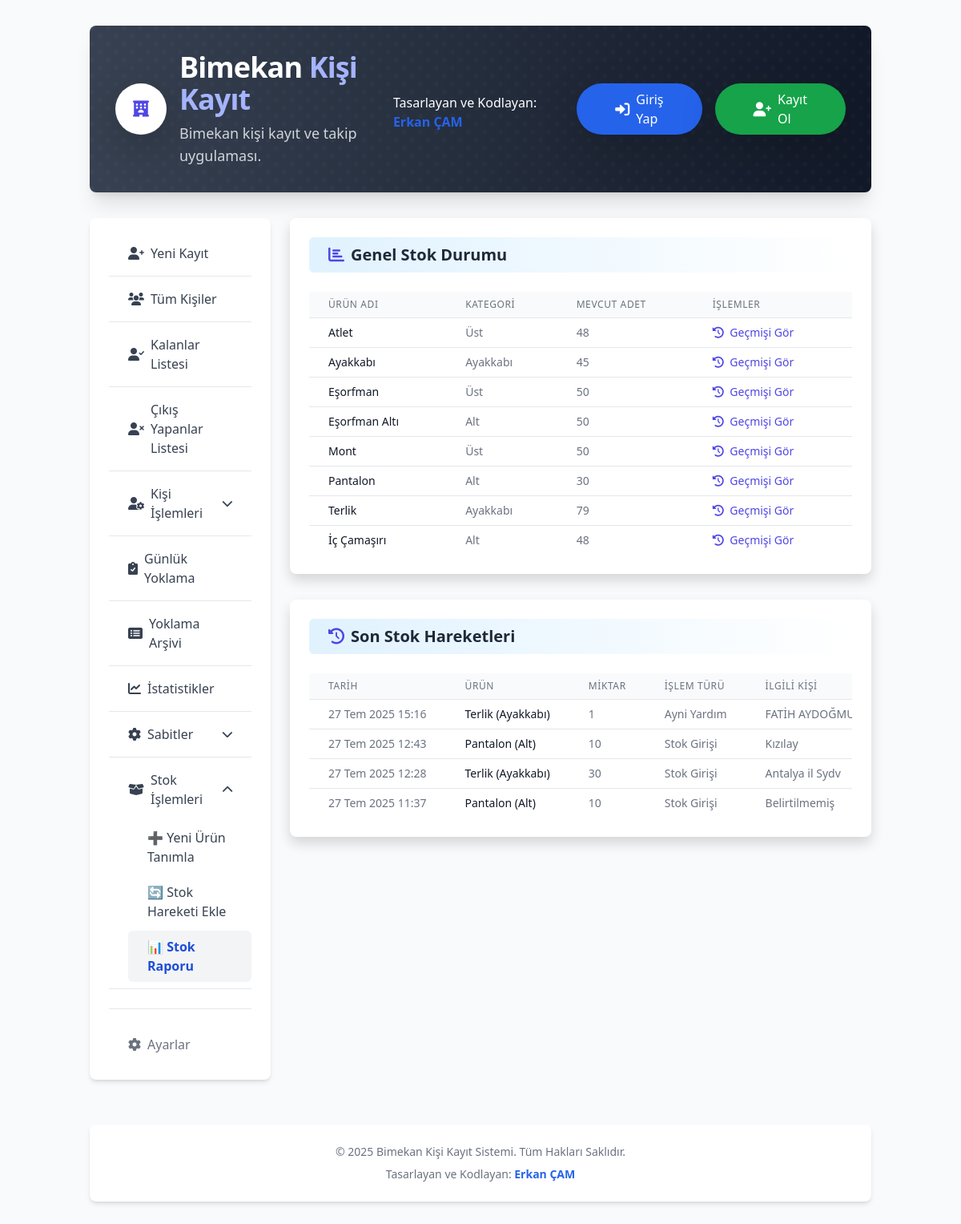
The app's page /stok/rapor/, older data.
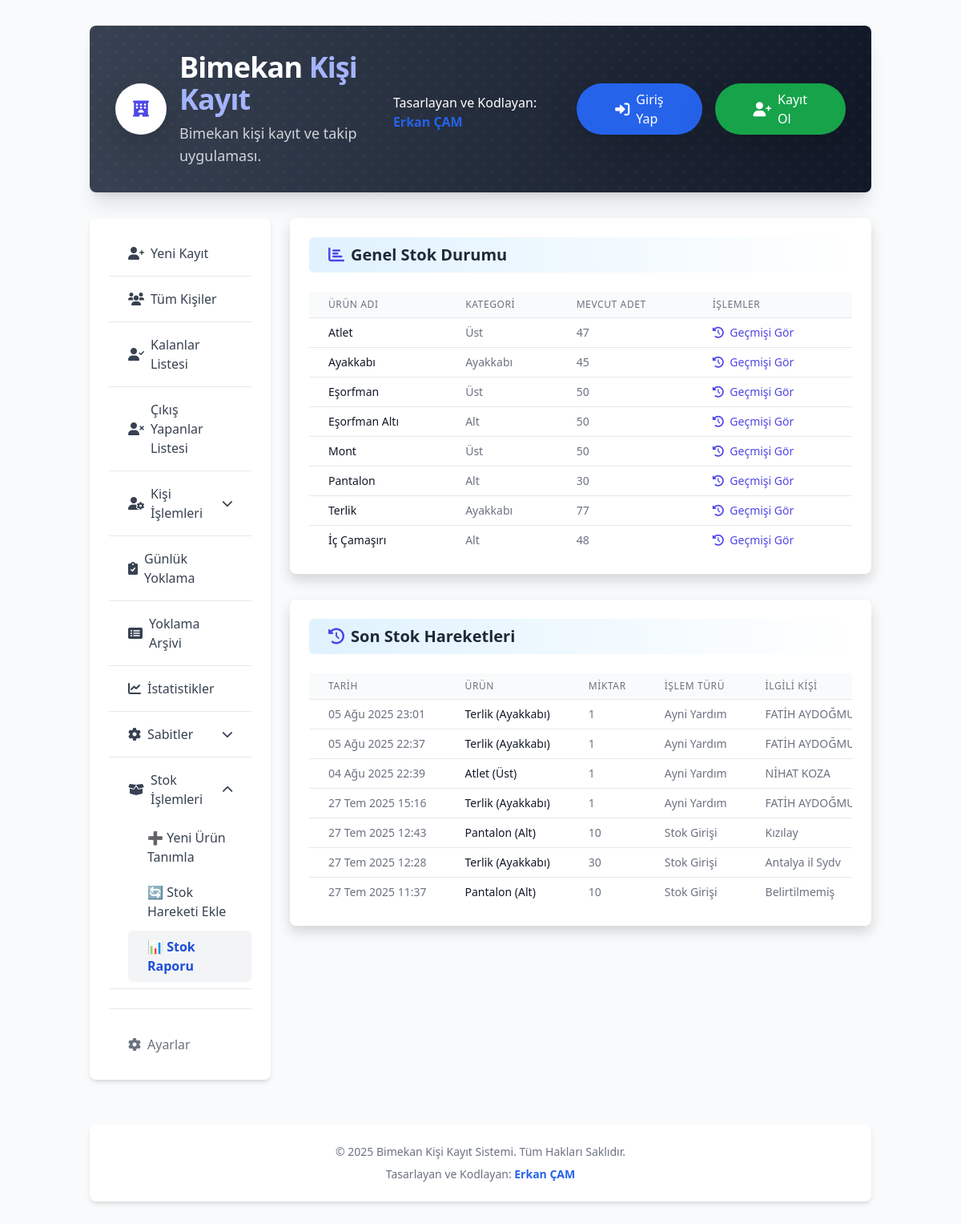
The same page, newer data.
### kayitlar/models.py (models this page shows, shortened)
class GiyimUrunu(models.Model):
    ad = models.ForeignKey(UrunAdi, on_delete=models.CASCADE, verbose_name="Ürün Adı")
    kategori = models.CharField(max_length=50, choices=[("Üst", "Üst"), ("Alt", "Alt"), ("Ayakkabı", "Ayakkabı")], blank=True, verbose_name="Kategori")
    mevcut_adet = models.PositiveIntegerField(default=0, verbose_name="Mevcut Stok") # Bu alan toplam mevcut stoğu tutacak
    aciklama = models.TextField(blank=True, null=True, verbose_name="Açıklama")
    class Meta:
        verbose_name = "Giyim Ürünü"
        verbose_name_plural = "Giyim Ürünleri"
        unique_together = ('ad', 'kategori')

class UrunAdi(models.Model):
    isim = models.CharField(max_length=100, unique=True, verbose_name="Ürün Adı")
    class Meta:
        verbose_name = "Ürün Adı Tanımı"
        verbose_name_plural = "Ürün Adı Tanımları"
        ordering = ['isim'] # İsimlere göre sıralama

class Islem(models.Model):
    misafir = models.ForeignKey(
        Misafir,
        on_delete=models.CASCADE,
        related_name='islemler',
        verbose_name="İlgili Misafir"
    )
    islem_no = models.CharField(
        max_length=35,
        unique=True,
        verbose_name="İşlem Numarası",
        help_text="Otomatik oluşturulan benzersiz işlem numarası"
    )
    islem_turu = models.ForeignKey(
        IslemTuru,
        on_delete=models.PROTECT,
        verbose_name="İşlem Türü"
    )
    islem_zamani = models.DateTimeField(
        default=timezone.now,  # Varsayılan değer olarak şu anki zamanı ayarlayın
        verbose_name="İşlem Zamanı"
    )
    kurum = models.ForeignKey(
        Kurum, on_delete=models.SET_NULL, null=True, blank=True, related_name="islemler")
    aciklama = models.TextField(
        blank=True,
        null=True,
        verbose_name="İşlem Açıklaması",
        help_text="Yapılan işlemle ilgili detaylı açıklama"
    )
    tutar = models.DecimalField(
        max_digits=10,
        decimal_places=2,
        default=0.00,
        verbose_name="Tutar",
        help_text="Yapılan işlemin tutarı"
    )
    urun = models.ForeignKey(
        'GiyimUrunu',
        on_delete=models.SET_NULL,
        null=True,
        blank=True,
        verbose_name="Verilen Ayni Ürün",
        help_text="Eğer işlem türü 'Ayni Yardım' ise verilen ürün"
    )
    miktar = models.PositiveIntegerField(
        null=True,
        blank=True,
        verbose_name="Verilen Ayni Miktar",
        help_text="Eğer işlem türü 'Ayni Yardım' ise verilen ürünün miktarı"
    )
    class Meta:
        verbose_name = "İşlem"
        verbose_name_plural = "İşlemler"
        ordering = ['-islem_zamani']

### kayitlar/views.py (the view, shortened to what this page needs)
# urls.py: path("stok/rapor/", views.stok_raporu, name="stok_raporu"),
def stok_raporu(request):
    genel_stok = GiyimUrunu.objects.all().order_by('ad__isim', 'kategori')
    stok_girisleri = GiyimIslem.objects.filter(islem_turu='Giriş').order_by('-tarih')
    stok_kurum_iadeleri = GiyimIslem.objects.filter(islem_turu='Çıkış').order_by('-tarih') # Yeni eklendi
    ayni_yardim_turu = None
    try:
        ayni_yardim_turu = IslemTuru.objects.get(ad__iexact='Ayni Yardım')
    except IslemTuru.DoesNotExist:
        pass
    stok_misafir_cikis_islemleri = Islem.objects.none() # İsim daha açıklayıcı oldu
    if ayni_yardim_turu:
        stok_misafir_cikis_islemleri = Islem.objects.filter(
            islem_turu=ayni_yardim_turu,
            urun__isnull=False,
            miktar__isnull=False
        ).order_by('-islem_zamani')
    tum_stok_hareketleri = []
    for giris in stok_girisleri:
        tum_stok_hareketleri.append({
            'tarih': giris.tarih,
            'urun_ad': giris.urun.ad.isim,
            'urun_kategori': giris.urun.kategori,
            'miktar': giris.miktar,
            'islem_turu': 'Stok Girişi', # Daha açıklayıcı
            'ilgili_kisi': giris.kaynak_firma if giris.kaynak_firma else 'Belirtilmemiş',
            'aciklama': giris.aciklama,
            'model_type': 'GiyimIslem'
        })
    for cikis in stok_misafir_cikis_islemleri:
        tum_stok_hareketleri.append({
            'tarih': cikis.islem_zamani,
            'urun_ad': cikis.urun.ad.isim,
            'urun_kategori': cikis.urun.kategori,
            'miktar': cikis.miktar,
            'islem_turu': 'Ayni Yardım', # Daha açıklayıcı
            'ilgili_kisi': f"{cikis.misafir.ad} {cikis.misafir.soyad}",
            'aciklama': cikis.aciklama,
            'model_type': 'Islem'
        })
    tum_stok_hareketleri.sort(key=lambda x: x['tarih'], reverse=True)
    context = {
        'genel_stok': genel_stok,
        'son_islemler': tum_stok_hareketleri[:50],
    }
    return render(request, "bimekan/stok_raporu.html", context)

### templates/bimekan/stok_raporu.html (shortened to what the changed rows need)
{% extends 'bimekan/base.html' %}
{% block content %}
<div class="bg-white rounded-lg shadow p-6 max-w-4xl mx-auto mb-8">
    <h2 class="text-xl mb-4 font-bold text-gray-800 bg-gradient-to-r from-sky-100 via-sky-50 to-white px-4 py-2 rounded-md flex items-center">
        <i class="fas fa-chart-bar text-indigo-600 mr-2"></i> Genel Stok Durumu
    </h2>
    <div class="overflow-x-auto">
        <table class="min-w-full divide-y divide-gray-200">
            <thead class="bg-gray-50">
                <tr>
                    <th scope="col" class="px-6 py-2 text-left text-xs font-medium text-gray-500 uppercase tracking-wider">Ürün Adı</th>
                    <th scope="col" class="px-6 py-2 text-left text-xs font-medium text-gray-500 uppercase tracking-wider">Kategori</th>
                    <th scope="col" class="px-6 py-2 text-left text-xs font-medium text-gray-500 uppercase tracking-wider">Mevcut Adet</th>
                    <th scope="col" class="px-6 py-2 text-left text-xs font-medium text-gray-500 uppercase tracking-wider">İşlemler</th>
                </tr>
            </thead>
            <tbody class="bg-white divide-y divide-gray-200">
                {% for urun in genel_stok %}
                <tr>
                    <td class="px-6 py-2 whitespace-nowrap text-sm font-medium text-gray-900">{{ urun.ad.isim }}</td>
                    <td class="px-6 py-2 whitespace-nowrap text-sm text-gray-500">{{ urun.kategori }}</td>
                    <td class="px-6 py-2 whitespace-nowrap text-sm text-gray-500">{{ urun.mevcut_adet }}</td>
                    <td class="px-6 py-2 whitespace-nowrap text-sm font-medium">
                        <a href="{% url 'yardim_gecmisi' urun_id=urun.pk %}" class="text-indigo-600 hover:text-indigo-900 mr-2">
                            <i class="fas fa-history mr-1"></i> Geçmişi Gör
                        </a>
                    </td>
                </tr>
                {% empty %}
                <tr>
                    <td colspan="4" class="px-6 py-2 whitespace-nowrap text-sm text-gray-500 text-center">Henüz tanımlanmış bir ürün yok.</td>
                </tr>
                {% endfor %}
            </tbody>
        </table>
    </div>
</div>
<div class="bg-white rounded-lg shadow p-6 max-w-4xl mx-auto">
    <h2 class="text-xl mb-4 font-bold text-gray-800 bg-gradient-to-r from-sky-100 via-sky-50 to-white px-4 py-2 rounded-md flex items-center">
        <i class="fas fa-history text-indigo-600 mr-2"></i> Son Stok Hareketleri
    </h2>
    <div class="overflow-x-auto">
        <table class="min-w-full divide-y divide-gray-200">
            <thead class="bg-gray-50">
                <tr>
                    <th scope="col" class="px-6 py-2 text-left text-xs font-medium text-gray-500 uppercase tracking-wider">Tarih</th>
                    <th scope="col" class="px-6 py-2 text-left text-xs font-medium text-gray-500 uppercase tracking-wider">Ürün</th>
                    <th scope="col" class="px-6 py-2 text-left text-xs font-medium text-gray-500 uppercase tracking-wider">Miktar</th>
                    <th scope="col" class="px-6 py-2 text-left text-xs font-medium text-gray-500 uppercase tracking-wider">İşlem Türü</th>
                    <th scope="col" class="px-6 py-2 text-left text-xs font-medium text-gray-500 uppercase tracking-wider">İlgili Kişi</th>
                </tr>
            </thead>
            <tbody class="bg-white divide-y divide-gray-200">
                {% for hareket in son_islemler %}
                <tr>
                    <td class="px-6 py-2 whitespace-nowrap text-sm text-gray-500">{{ hareket.tarih|date:"d M Y H:i" }}</td>
                    <td class="px-6 py-2 whitespace-nowrap text-sm text-gray-900">{{ hareket.urun_ad }} ({{ hareket.urun_kategori }})</td>
                    <td class="px-6 py-2 whitespace-nowrap text-sm text-gray-500">{{ hareket.miktar }}</td>
                    <td class="px-6 py-2 whitespace-nowrap text-sm text-gray-500">{{ hareket.islem_turu }}</td>
                    <td class="px-6 py-2 whitespace-nowrap text-sm text-gray-500">{{ hareket.ilgili_kisi }}</td>
                </tr>
                {% empty %}
                <tr>
                    <td colspan="6" class="px-6 py-2 whitespace-nowrap text-sm text-gray-500 text-center">Henüz bir stok hareketi yapılmamış.</td>
                </tr>
                {% endfor %}
            </tbody>
        </table>
    </div>
</div>
{% endblock %}

Row changes from the older to the newer data that the page shows:
changed GiyimUrunu "Atlet": mevcut_adet "48" → "47"
changed GiyimUrunu "Terlik": mevcut_adet "79" → "77"
added Islem: tarih "05 Ağu 2025 23:01"
added Islem: tarih "05 Ağu 2025 22:37"
added Islem: tarih "04 Ağu 2025 22:39"
now on this page (row unchanged): UrunAdi: urun_ad "Atlet"
Text that changed along with them:
new list line: "Terlik"
new list line: "( ) 1 Ayni Yardım FATİH…"
new list line: "Ayakkabı"
new list line: "( ) 1 Ayni Yardım NİHAT KOZA"
new list line: "Üst"
